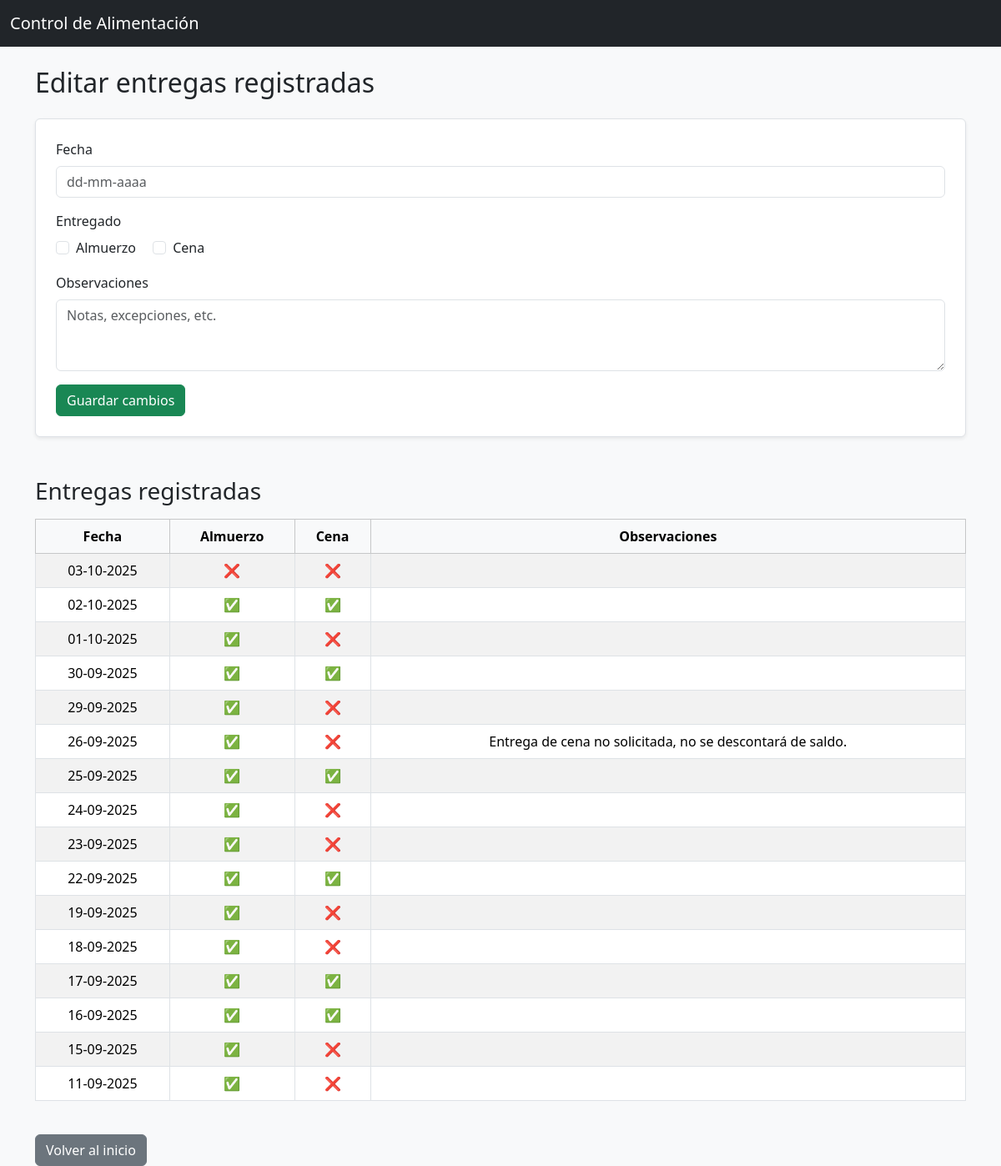
The page /entregas_editar on the database its author committed.
### tables this page shows
CREATE TABLE entregas (
    fecha TEXT,
    entregado_almuerzo INTEGER,
    entregado_cena INTEGER,
    observaciones TEXT
);

### app.py (the view, shortened to what this page needs)
@app.route('/entregas_editar', methods=['GET', 'POST'])
def entregas_editar():
    conn = sqlite3.connect("dietservice.db", check_same_thread=False)
    cursor = conn.cursor()
    cursor.execute("SELECT fecha, entregado_almuerzo, entregado_cena, observaciones FROM entregas ORDER BY fecha DESC")
    entregas_raw = cursor.fetchall()
    entregas = [(datetime.strptime(e[0], "%Y-%m-%d").strftime("%d-%m-%Y"), e[1], e[2], e[3]) for e in entregas_raw]
    conn.close()
    return render_template('entregas_editar.html', entregas=entregas)

### templates/entregas_editar.html (shortened to what this page needs)
{% extends "base.html" %}
{% block content %}
<h2 class="mb-4">Editar entregas registradas</h2>
<form method="POST" class="border p-4 rounded bg-white shadow-sm mb-5">
    <div class="mb-3">
        <label for="fecha" class="form-label">Fecha</label>
        <input type="text" name="fecha" id="fecha" class="form-control" placeholder="dd-mm-aaaa" required>
    </div>
    <div class="mb-3">
        <label class="form-label">Entregado</label><br>
        <div class="form-check form-check-inline">
            <input class="form-check-input" type="checkbox" name="entregado_almuerzo" id="almuerzo">
            <label class="form-check-label" for="almuerzo">Almuerzo</label>
        </div>
        <div class="form-check form-check-inline">
            <input class="form-check-input" type="checkbox" name="entregado_cena" id="cena">
            <label class="form-check-label" for="cena">Cena</label>
        </div>
    </div>
    <div class="mb-3">
        <label for="observaciones" class="form-label">Observaciones</label>
        <textarea name="observaciones" id="observaciones" class="form-control" rows="3" placeholder="Notas, excepciones, etc."></textarea>
    </div>
    <button type="submit" class="btn btn-success">Guardar cambios</button>
</form>
<h3 class="mb-3">Entregas registradas</h3>
<div class="table-responsive">
    <table class="table table-bordered table-striped">
        <thead class="table-light">
            <tr>
                <th>Fecha</th>
                <th>Almuerzo</th>
                <th>Cena</th>
                <th>Observaciones</th>
            </tr>
        </thead>
        <tbody>
            {% for e in entregas %}
            <tr>
                <td>{{ e[0] }}</td>
                <td>{{ '✅' if e[1] else '❌' }}</td>
                <td>{{ '✅' if e[2] else '❌' }}</td>
                <td>{{ e[3] }}</td>
            </tr>
            {% endfor %}
        </tbody>
    </table>
</div>
<a href="/" class="btn btn-secondary mt-4">Volver al inicio</a>
{% endblock %}

### static/style.css (style rules this page uses)
.table th, .table td { text-align: center; }

### rows shown on the page
entregas: fecha "26-09-2025", entregado_almuerzo "✅", entregado_cena "❌", observaciones "Entrega de cena no solicitada, no se descontará de saldo."

### other values the page prints
{{ e[0] }} "03-10-2025" "02-10-2025" "01-10-2025" "30-09-2025" "29-09-2025" "25-09-2025" "24-09-2025" "23-09-2025" "22-09-2025" "19-09-2025" "18-09-2025" "17-09-2025" "16-09-2025" "15-09-2025" "11-09-2025"
{{ '✅' if e[1] else '❌' }} "❌" "✅" "✅" "✅" "✅" "✅" "✅" "✅" "✅" "✅" "✅" "✅" "✅" "✅" "✅"
{{ '✅' if e[2] else '❌' }} "❌" "✅" "❌" "✅" "❌" "✅" "❌" "❌" "✅" "❌" "❌" "✅" "✅" "❌" "❌"
